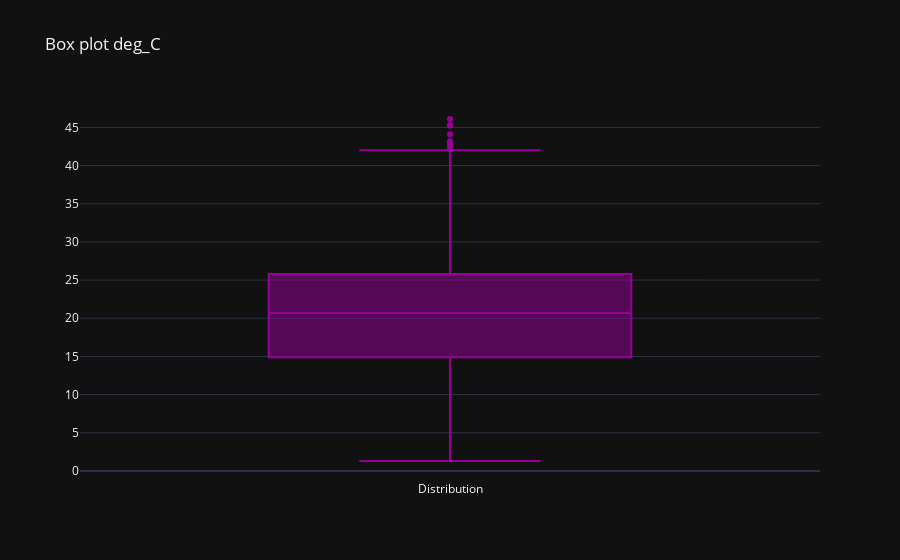

Notebook code cell kept with this figure:
### Code cell
fig = go.Figure()

fig.add_trace(go.Box(
    y = data_train['deg_C'],
    name = 'Distribution',
    marker_color = '#990099'
))

fig.update_layout(
    template = 'plotly_dark',
    title_text = 'Box plot deg_C'
)

### Figure 1 — Plotly figure (JSON) as saved in the notebook; plotly's stock layout.template omitted (floating-point values rounded to 4 significant figures; data arrays with more than 128 entries replaced by an {"elided": "..."} marker saying what was removed)
{"data": [{"marker": {"color": "#990099"}, "name": "Distribution", "type": "box", "y": {"elided": "7111 float values"}}], "layout": {"title": {"text": "Box plot deg_C"}}}
